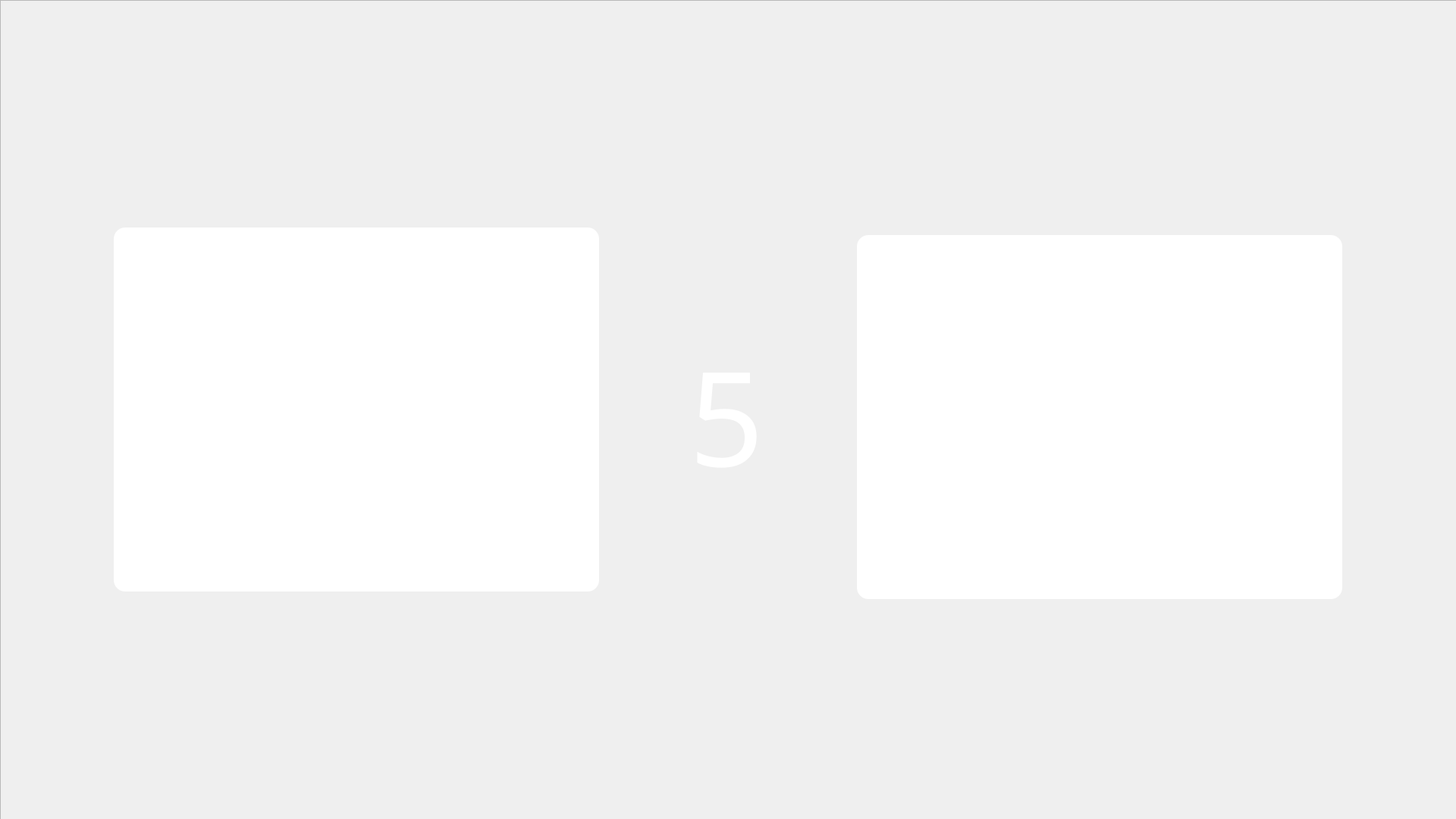
<?xml version="1.0" encoding="UTF-8"?>
<ui version="4.0">
 <class>Form</class>
 <widget class="QWidget" name="Form">
  <property name="geometry">
   <rect>
    <x>0</x>
    <y>0</y>
    <width>1920</width>
    <height>1080</height>
   </rect>
  </property>
  <property name="acceptDrops">
   <bool>false</bool>
  </property>
  <property name="windowTitle">
   <string>ARA 가위바위보</string>
  </property>
  <property name="autoFillBackground">
   <bool>false</bool>
  </property>
  <property name="styleSheet">
   <string notr="true"/>
  </property>
  <widget class="QFrame" name="frame">
   <property name="geometry">
    <rect>
     <x>0</x>
     <y>0</y>
     <width>1921</width>
     <height>1081</height>
    </rect>
   </property>
   <property name="styleSheet">
    <string notr="true">.QFrame {
	background-image: url(:/images/images/MAIN_UI.png);
}
</string>
   </property>
   <property name="frameShape">
    <enum>QFrame::StyledPanel</enum>
   </property>
   <property name="frameShadow">
    <enum>QFrame::Raised</enum>
   </property>
   <widget class="QLabel" name="ai_label">
    <property name="geometry">
     <rect>
      <x>150</x>
      <y>300</y>
      <width>640</width>
      <height>480</height>
     </rect>
    </property>
    <property name="styleSheet">
     <string notr="true">background-color: white;
border-radius: 15px;</string>
    </property>
    <property name="text">
     <string/>
    </property>
   </widget>
   <widget class="QLabel" name="player_label">
    <property name="geometry">
     <rect>
      <x>1130</x>
      <y>310</y>
      <width>640</width>
      <height>480</height>
     </rect>
    </property>
    <property name="styleSheet">
     <string notr="true">background-color: white;
border-radius: 15px;</string>
    </property>
    <property name="text">
     <string/>
    </property>
   </widget>
   <widget class="QLabel" name="player_text">
    <property name="geometry">
     <rect>
      <x>1140</x>
      <y>820</y>
      <width>631</width>
      <height>81</height>
     </rect>
    </property>
    <property name="font">
     <font>
      <family>CookieRun</family>
      <pointsize>28</pointsize>
     </font>
    </property>
    <property name="text">
     <string/>
    </property>
    <property name="alignment">
     <set>Qt::AlignCenter</set>
    </property>
   </widget>
   <widget class="QLabel" name="winlose">
    <property name="geometry">
     <rect>
      <x>830</x>
      <y>420</y>
      <width>256</width>
      <height>256</height>
     </rect>
    </property>
    <property name="font">
     <font>
      <family>CookieRun</family>
      <pointsize>130</pointsize>
     </font>
    </property>
    <property name="styleSheet">
     <string notr="true">color: white</string>
    </property>
    <property name="text">
     <string>5</string>
    </property>
    <property name="alignment">
     <set>Qt::AlignCenter</set>
    </property>
   </widget>
   <widget class="QLabel" name="score">
    <property name="geometry">
     <rect>
      <x>1130</x>
      <y>210</y>
      <width>641</width>
      <height>71</height>
     </rect>
    </property>
    <property name="font">
     <font>
      <family>CookieRun</family>
      <pointsize>48</pointsize>
     </font>
    </property>
    <property name="text">
     <string/>
    </property>
   </widget>
  </widget>
 </widget>
 <resources>
  <include location="form.qrc"/>
 </resources>
 <connections/>
</ui>
